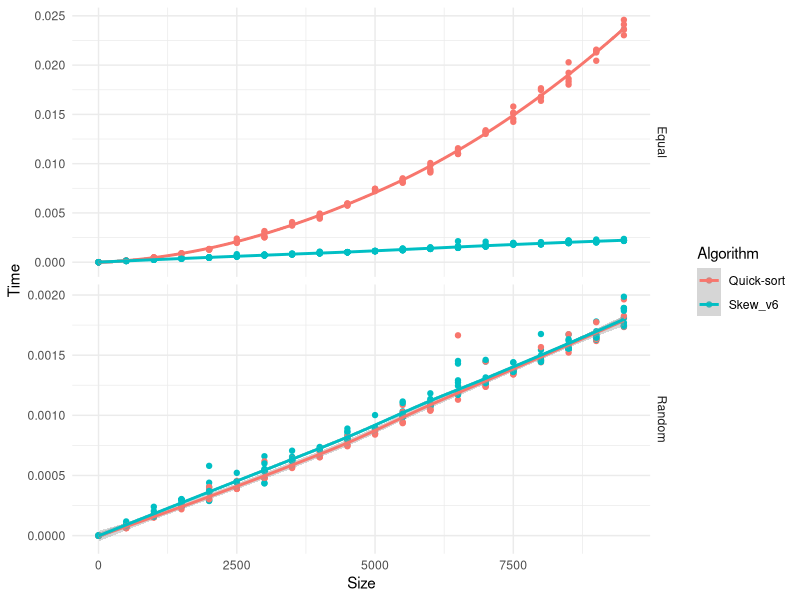

This figure's R source:
library(tidyverse)

performance6 <- read_table2("suffix_array_construction_v6.txt",
                            col_names = c("Algorithm", "String", "Size", "Time"))


performance <- rbind(performance6)

ggplot(performance,
       aes(x = Size, y = Time, color = Algorithm)) +
    facet_grid(String ~ ., scales = "free_y") +
    geom_point() +
    geom_smooth() +
    theme_minimal()
